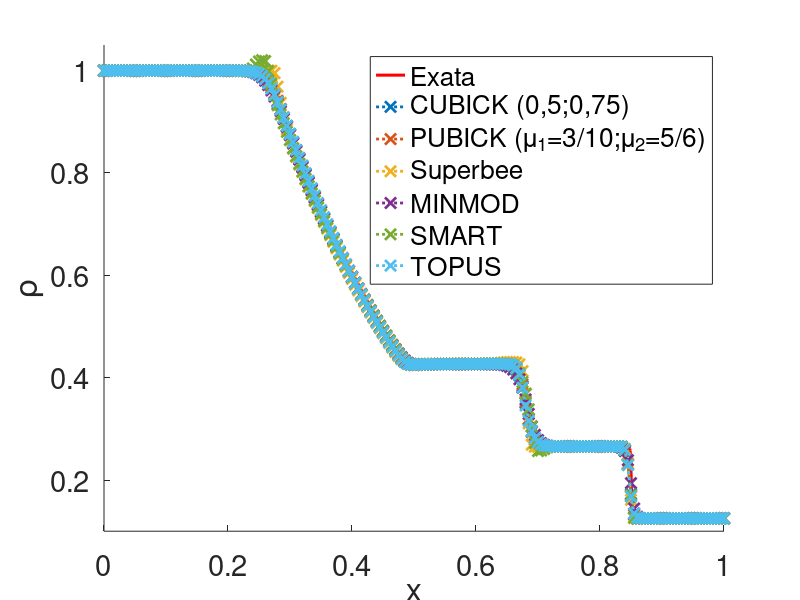

MATLAB code to generate this figure:
clear all
close all
clc
%malla=200, cfl=0.6, tf=0.2

load cubick_N200_cfl06_t02.txt
load minmod_N200_cfl06_t02.txt
load pubick_N200_cfl06_t02.txt
load smart_N200_cfl06_t02.txt
load superbee_N200_cfl06_t02.txt
load topus_N200_cfl06_t02.txt

load exata_cfl06.txt

A=cubick_N200_cfl06_t02;
B=pubick_N200_cfl06_t02;
C=superbee_N200_cfl06_t02;
D=minmod_N200_cfl06_t02;
E=smart_N200_cfl06_t02;
F=topus_N200_cfl06_t02;

G=exata_cfl06;

hold on
set(gca, 'FontSize', 21)

plot(G(:,1),G(:,2),'r','LineWidth',2.2)

plot(A(:,1),A(:,2),':x','LineWidth',2,'MarkerSize',8)
plot(B(:,1),B(:,2),':x','LineWidth',2,'MarkerSize',8)
plot(C(:,1),C(:,2),':x','LineWidth',2,'MarkerSize',8)
plot(D(:,1),D(:,2),':x','LineWidth',2,'MarkerSize',8)
plot(E(:,1),E(:,2),':x','LineWidth',2,'MarkerSize',8)
plot(F(:,1),F(:,2),':x','LineWidth',2,'MarkerSize',8)


legend('Exata','CUBICK (0,5;0,75)','PUBICK (\mu_1=3/10;\mu_2=5/6)', ...
    'Superbee','MINMOD','SMART','TOPUS')

xlabel('x') 
ylabel('\rho')

ylim([0.1 1.05]);